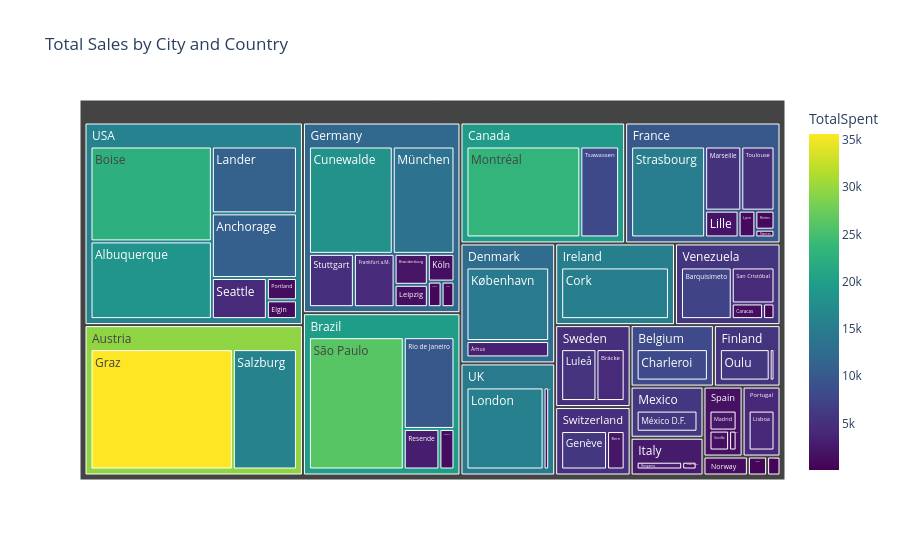

The code cell stored with this chart in its notebook:
### Code cell
import plotly.express as px

# تأكد أن المتغير city_sales_by_country يحتوي على بيانات مبيعات فعلية (أكبر من 0)
city_sales_by_country_non_zero = city_sales_by_country[city_sales_by_country['TotalSpent'] > 0]

# رسم المخطط الشجري (TreeMap)
fig = px.treemap(
    city_sales_by_country_non_zero, 
    path=['Country', 'City'],  # مسار الهيكلية (Country -> City)
    values='TotalSpent',  # القيم التي سيتم حسابها في المخطط
    color='TotalSpent',  # اللون بناءً على المبيعات
    hover_data=['City', 'TotalSpent'],  # عرض البيانات عند المرور على العنصر
    color_continuous_scale='Viridis',  # التدرج اللوني
    title='Total Sales by City and Country'  # العنوان
)

# عرض المخطط
fig.show()

### Figure 1 — Plotly figure (JSON) as saved in the notebook; plotly's stock layout.template omitted (floating-point values rounded to 4 significant figures; data arrays with more than 128 entries replaced by an {"elided": "..."} marker saying what was removed)
{"data": [{"branchvalues": "total", "customdata": {"elided": "79x3 mixed values"}, "domain": {"x": [0, 1], "y": [0, 1]}, "hovertemplate": "labels=%{label}<br>TotalSpent_sum=%{value}<br>parent=%{parent}<br>id=%{id}<br>City=%{customdata[0]}<br>TotalSpent=%{color}<extra></extra>", "ids": ["Germany/Aachen", "USA/Albuquerque", "USA/Anchorage", "Spain/Barcelona", "Venezuela/Barquisimeto", "Italy/Bergamo", "Switzerland/Bern", "USA/Boise", "Germany/Brandenburg", "Sweden/Bräcke", "Argentina/Buenos Aires", "Brazil/Campinas", "Venezuela/Caracas", "Belgium/Charleroi", "Ireland/Cork", "UK/Cowes", "Germany/Cunewalde", "USA/Elgin", "Germany/Frankfurt a.M.", "Switzerland/Genève", "Austria/Graz", "Finland/Helsinki", "Venezuela/I. de Margarita", "Germany/Köln", "Denmark/København", "USA/Lander", "Germany/Leipzig", "France/Lille", "Portugal/Lisboa", "UK/London", "Sweden/Luleå", "France/Lyon", "Spain/Madrid", "France/Marseille", "Canada/Montréal", "Mexico/México D.F.", "Germany/München", "Germany/Münster", "France/Nantes", "Finland/Oulu", "USA/Portland", "Italy/Reggio Emilia", "France/Reims", "Brazil/Resende", "Brazil/Rio de Janeiro", "Austria/Salzburg", "Venezuela/San Cristóbal", "USA/Seattle", "Spain/Sevilla", "Norway/Stavern", "France/Strasbourg", "Germany/Stuttgart", "Brazil/São Paulo", "Italy/Torino", "France/Toulouse", "Canada/Tsawassen", "Poland/Walla", "Denmark/Århus", "Argentina", "Austria", "Belgium", "Brazil", "Canada", "Denmark", "Finland", "France", "Germany", "Ireland", "Italy", "Mexico", "Norway", "Poland", "Portugal", "Spain", "Sweden", "Switzerland", "UK", "USA", "Venezuela"], "labels": ["Aachen", "Albuquerque", "Anchorage", "Barcelona", "Barquisimeto", "Bergamo", "Bern", "Boise", "Brandenburg", "Bräcke", "Buenos Aires", "Campinas", "Caracas", "Charleroi", "Cork", "Cowes", "Cunewalde", "Elgin", "Frankfurt a.M.", "Genève", "Graz", "Helsinki", "I. de Margarita", "Köln", "København", "Lander", "Leipzig", "Lille", "Lisboa", "London", "Luleå", "Lyon", "Madrid", "Marseille", "Montréal", "México D.F.", "München", "Münster", "Nantes", "Oulu", "Portland", "Reggio Emilia", "Reims", "Resende", "Rio de Janeiro", "Salzburg", "San Cristóbal", "Seattle", "Sevilla", "Stavern", "Strasbourg", "Stuttgart", "São Paulo", "Torino", "Toulouse", "Tsawassen", "Walla", "Århus", "Argentina", "Austria", "Belgium", "Brazil", "Canada", "Denmark", "Finland", "France", "Germany", "Ireland", "Italy", "Mexico", "Norway", "Poland", "Portugal", "Spain", "Sweden", "Switzerland", "UK", "USA", "Venezuela"], "marker": {"coloraxis": "coloraxis", "colors": [667, 18420.0, 10740.0, 593, 7359.0, 3241.0, 2249, 22500.0, 2079.0, 4314.0, 399, 1275, 1377.0, 8051.0, 15390.0, 1127, 18180.0, 1104.0, 4384.0, 5876.0, 35630.0, 566, 500, 1492.0, 14619, 11110.0, 1504.0, 2030.0, 4170, 15570.0, 5407.0, 1020.0, 2154.0, 5256.0, 23360.0, 5862.0, 13380.0, 710.5, 336, 5872.0, 1312.0, 1025.0, 825.6, 3020, 9718.0, 16040.0, 4320.0, 4416, 1555, 1324.0, 15250.0, 4842.0, 26200.0, 62.46, 4827.0, 7964.0, 573.8, 3252.0, 399, 29550.0, 8051.0, 19690.0, 19450.0, 12550.0, 5406.0, 9799.0, 11900.0, 15390.0, 2670.0, 5862.0, 1324.0, 573.8, 4170, 1722.0, 4922.0, 4872.0, 14590.0, 15900.0, 5530.0]}, "name": "", "parents": ["Germany", "USA", "USA", "Spain", "Venezuela", "Italy", "Switzerland", "USA", "Germany", "Sweden", "Argentina", "Brazil", "Venezuela", "Belgium", "Ireland", "UK", "Germany", "USA", "Germany", "Switzerland", "Austria", "Finland", "Venezuela", "Germany", "Denmark", "USA", "Germany", "France", "Portugal", "UK", "Sweden", "France", "Spain", "France", "Canada", "Mexico", "Germany", "Germany", "France", "Finland", "USA", "Italy", "France", "Brazil", "Brazil", "Austria", "Venezuela", "USA", "Spain", "Norway", "France", "Germany", "Brazil", "Italy", "France", "Canada", "Poland", "Denmark", "", "", "", "", "", "", "", "", "", "", "", "", "", "", "", "", "", "", "", "", ""], "type": "treemap", "values": [667, 18420.0, 10740.0, 593, 7359.0, 3241.0, 2249, 22500.0, 2079.0, 4314.0, 399, 1275, 1377.0, 8051.0, 15390.0, 1127, 18180.0, 1104.0, 4384.0, 5876.0, 35630.0, 566, 500, 1492.0, 14619, 11110.0, 1504.0, 2030.0, 4170, 15570.0, 5407.0, 1020.0, 2154.0, 5256.0, 23360.0, 5862.0, 13380.0, 710.5, 336, 5872.0, 1312.0, 1025.0, 825.6, 3020, 9718.0, 16040.0, 4320.0, 4416, 1555, 1324.0, 15250.0, 4842.0, 26200.0, 62.46, 4827.0, 7964.0, 573.8, 3252.0, 399, 51670.0, 8051.0, 40220.0, 31330.0, 17870.0, 6438.0, 29550.0, 47240.0, 15390.0, 4329.0, 5862.0, 1324.0, 573.8, 4170, 4302.0, 9721.0, 8125.0, 16700.0, 69610.0, 13560.0]}], "layout": {"coloraxis": {"colorbar": {"title": {"text": "TotalSpent"}}, "colorscale": [[0, "#440154"], [0.1111, "#482878"], [0.2222, "#3e4989"], [0.3333, "#31688e"], [0.4444, "#26828e"], [0.5556, "#1f9e89"], [0.6667, "#35b779"], [0.7778, "#6ece58"], [0.8889, "#b5de2b"], [1, "#fde725"]]}, "legend": {"tracegroupgap": 0}, "title": {"text": "Total Sales by City and Country"}}}
